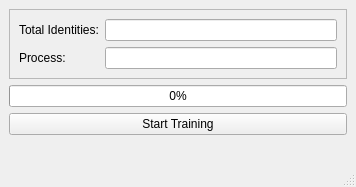
<?xml version="1.0" encoding="UTF-8"?>
<ui version="4.0">
 <class>MainWindow</class>
 <widget class="QMainWindow" name="MainWindow">
  <property name="geometry">
   <rect>
    <x>0</x>
    <y>0</y>
    <width>356</width>
    <height>187</height>
   </rect>
  </property>
  <property name="windowTitle">
   <string>Train Datasets</string>
  </property>
  <widget class="QWidget" name="centralwidget">
   <layout class="QGridLayout" name="gridLayout">
    <item row="2" column="0">
     <widget class="QPushButton" name="btn_startTraining">
      <property name="text">
       <string>Start Training</string>
      </property>
     </widget>
    </item>
    <item row="1" column="0">
     <widget class="QProgressBar" name="progress_Training">
      <property name="value">
       <number>0</number>
      </property>
     </widget>
    </item>
    <item row="0" column="0">
     <widget class="QFrame" name="frame">
      <property name="frameShape">
       <enum>QFrame::StyledPanel</enum>
      </property>
      <property name="frameShadow">
       <enum>QFrame::Raised</enum>
      </property>
      <layout class="QFormLayout" name="formLayout">
       <item row="0" column="0">
        <widget class="QLabel" name="label">
         <property name="text">
          <string>Total Identities:</string>
         </property>
        </widget>
       </item>
       <item row="0" column="1">
        <widget class="QLineEdit" name="txt_TotalIdentities"/>
       </item>
       <item row="1" column="0">
        <widget class="QLabel" name="label_2">
         <property name="text">
          <string>Process:</string>
         </property>
        </widget>
       </item>
       <item row="1" column="1">
        <widget class="QLineEdit" name="txt_TrainingProcess"/>
       </item>
      </layout>
     </widget>
    </item>
    <item row="3" column="0">
     <spacer name="verticalSpacer">
      <property name="orientation">
       <enum>Qt::Vertical</enum>
      </property>
      <property name="sizeHint" stdset="0">
       <size>
        <width>20</width>
        <height>40</height>
       </size>
      </property>
     </spacer>
    </item>
   </layout>
  </widget>
  <widget class="QMenuBar" name="menubar">
   <property name="geometry">
    <rect>
     <x>0</x>
     <y>0</y>
     <width>356</width>
     <height>21</height>
    </rect>
   </property>
  </widget>
  <widget class="QStatusBar" name="statusbar"/>
 </widget>
 <resources/>
 <connections/>
</ui>
